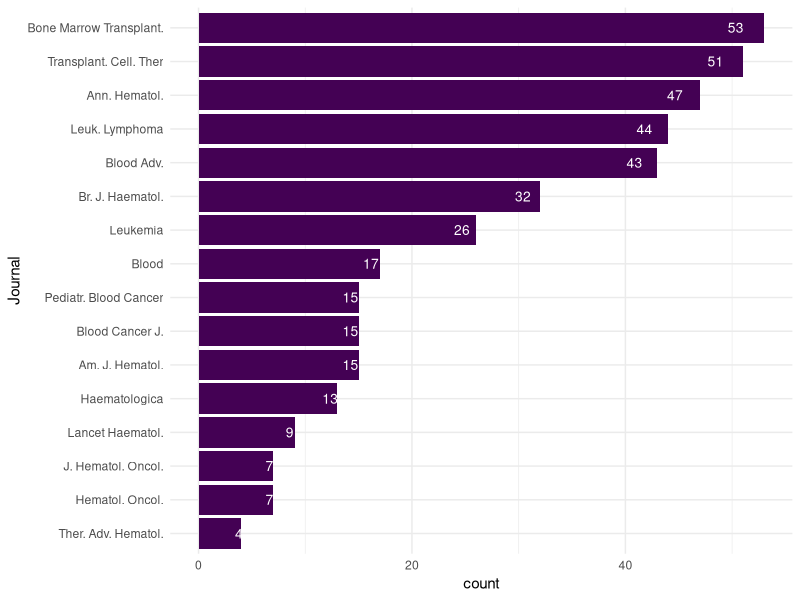

R code for this plot: (Note: this script raises an error after producing the figure.)
# Decide whether to use ovid export or zotero export; here we use zotero one
library(tidyverse)

# ... need to try this now with zotero export
corpus_raw <- read_csv("data-raw/literature-database-raw.csv")

corpus <- corpus_raw |>
  select(
    Author,
    Title,
    `Abstract Note`,
    `Journal Abbreviation`,
    `Publication Title`,
    ISSN,
    `Manual Tags`,
    DOI
  ) |>
  rename_with(
    ~ c("authors", "title_article", "abstract",
        "journal_abbrev", "journal_name", "ISSN", "tags", "DOI")
  ) |>
  mutate(
    journal_abbrev = ifelse(
      journal_abbrev == "Transplant Cell Ther",
      "Transplant. Cell. Ther",
      journal_abbrev
    ),
    journal_name = ifelse(
      journal_name  == "Transplantation and cellular therapy",
      "Transplantation and Cellular Therapy",
      journal_name
    )
  )

# Remember to exlucde based on supervisors??
table(corpus$journal_abbrev) #|>  length()
table(corpus$journal_name)  #|>  length()

# Journals
corpus |>
  ggplot(aes(reorder(journal_abbrev, journal_abbrev, length))) + #fct_infreq also possible
  geom_bar(fill = viridisLite::viridis(1)) +
  stat_count(
    geom = "text", colour = "white", size = 3.5,
    aes(label = ..count..),position=position_stack(vjust=0.95)
  ) +
  coord_flip() +
  theme_minimal() +
  labs(x = "Journal")

corpus |>
  mutate(n_total_articles = n()) |>
  separate_rows(authors, sep = "; ") |>
  group_by(authors, n_total_articles) |>
  tally() |>
  ungroup() |>
  mutate(prop = paste0(round(100 * n / n_total_articles, 2), "%")) |>
  filter(n >= 5) |>
  arrange(desc(n))

# Prep export
corpus_to_export <- corpus |>
  separate_rows(authors, sep = "; ", ) |>
  group_by(title_article) |>
  slice(1L) |>
  mutate(authors = paste0(authors, " et al.")) |>
  select(authors, title_article, DOI, journal_name) |>
  arrange(authors, title_article)

writexl::write_xlsx(corpus_to_export, path = "../review-extraction/extraction-sheet.xlsx")
